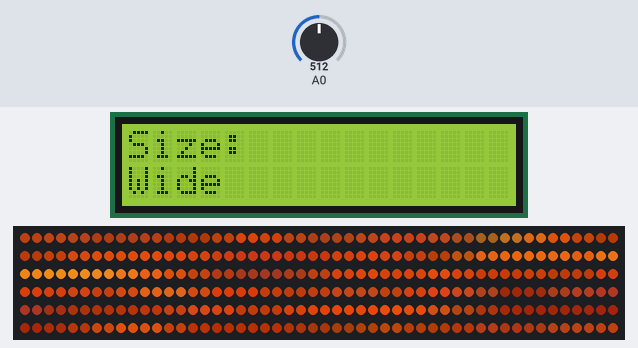
Bench run of a sketch on a simulated Arduino Uno, built with avr-gcc and run on an emulated ATmega328P. Shown: 16×2 character LCD, 300 RGB LEDs in strip order, left to right, continuing on the next row. The test bench sets the inputs (shaded band); at power-on: A0 = 512. Dim RGB values are drawn brighter than linear; EEPROM starts erased.

Above: at 4.2 s.
4.3 s: A0 set to 465
5.8 s: A0 set to 435
At 6.25 s:
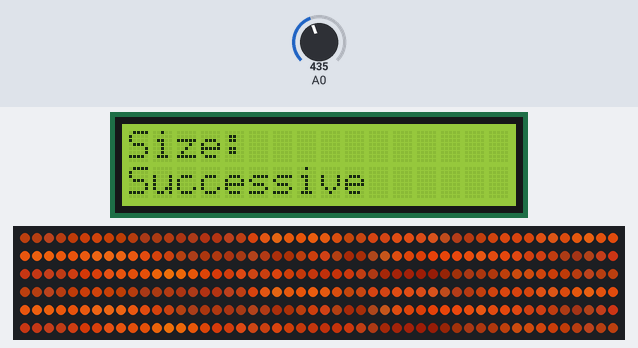
8.5 s: A0 set to 511
At 8.99 s:
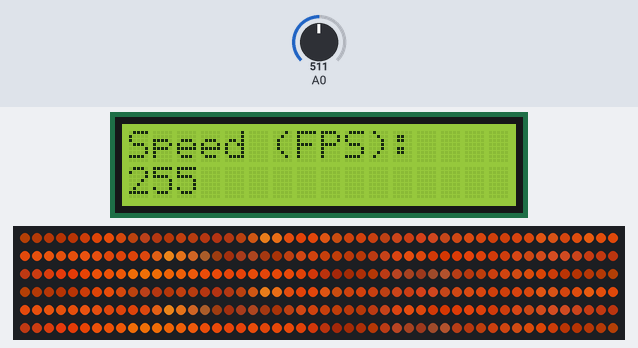
Timing chart, 0 to 11.5 s (numbered marks = the images above; inputs shaded):
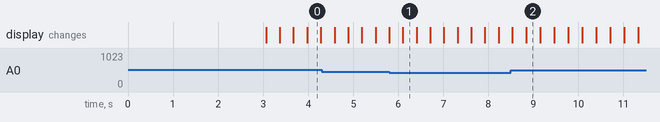

Measured:
- the behaviour switches between 450 and 449 on A0 (found by bisection; images 0 and 1)
- after the input at 5.8 s, the display: first differs from a run without the input after 0.31 s (image 1)
- after the input at 8.5 s, the display: first differs from a run without the input after 0.34 s (image 2)

The sketch:

LEDStripImageAnimation.ino
```cpp
/// @file    LEDStripImageAnimation.ino
/// @brief   Displays colors from image array with Arduino Uno on WS2812B LED strip
///          Change settings with LCD keypad shield
/// @example LEDStripImageAnimation.ino

#include <EEPROM.h>
#include <FastLED.h>
#include <LiquidCrystal.h>
#include <avr/pgmspace.h>
#include "fire.h"

#define LED_TYPE        WS2812B
#define COLOR_ORDER     GRB
#define DATA_PIN        2
#define NUM_LEDS        300
#define NUM_FRAMES      40
#define IMAGE_WIDTH     150
#define MAX_BRIGHTNESS  255
#define MAX_FPS         120
#define AMOUNT          10
#define MODE_BRIGHTNESS 0
#define MODE_SPEED      1
#define MODE_SIZE       2
#define BTN_NONE        0
#define BTN_UP          1
#define BTN_DOWN        2
#define BTN_LEFT        3
#define BTN_RIGHT       4
#define BTN_SELECT      5
#define DEBOUNCE_DELAY  50

unsigned long lastDebounceTime = 0,
              lastTick = 0;
int lastButtonValue = 0,
    lastCommand = 0,
    tick = 0,
    mode = 0,          // 0 ... 2
    brightness = 200,  // 0 ... 255 (MAX_BRIGHTNESS)
    fps = 20,          // 0 ... 120 (MAX_FPS)
    wide = 0,          // 0 ... 1
    frame = 0;         // 0 ... 39 (NUM_FRAMES - 1)

CRGB leds[NUM_LEDS];
LiquidCrystal lcd(8, 9, 4, 5, 6, 7);

void setup() {
  delay(3000); // 3 second delay for recovery

  // FastLED LED strip configuration
  FastLED.addLeds<LED_TYPE,DATA_PIN,COLOR_ORDER>(leds, NUM_LEDS).setCorrection(TypicalLEDStrip);

  // LiquidCrystal LCD configuration
  lcd.begin(16, 2);

  lastTick = millis();

  brightness = EEPROM.read(1);
  fps = EEPROM.read(2);
  wide = EEPROM.read(3);
}

void loop(){
  displayMode();
  processInputs();
  if(tick){
    showColorValues();
  }
  setTick();
}

void showColorValues(){
  if(wide){
    for(int i = 0; i < IMAGE_WIDTH; i++){
        leds[i * 2] = pgm_read_dword(&(fire[(frame * IMAGE_WIDTH) + i]));
        leds[(i * 2) + 1] = leds[i * 2];
    }
  } else {
    for(int i = 0; i < IMAGE_WIDTH; i++){
        leds[i] = pgm_read_dword(&(fire[(frame * IMAGE_WIDTH) + i]));
        leds[i + IMAGE_WIDTH] = leds[i];
    }
  }
  FastLED.setBrightness(brightness);
  FastLED.show();
  if(frame >= NUM_FRAMES - 1){
    frame = 0;
  } else {
    frame++;
  }
}

void displayMode(){
  switch(mode){
    case MODE_BRIGHTNESS: {
      lcd.setCursor(0,0);
      lcd.print("Brightness:     ");
      lcd.setCursor(0,1);
      lcd.print(String(brightness) + "        ");
      break;
    }
    case MODE_SPEED: {
      lcd.setCursor(0,0);
      lcd.print("Speed (FPS):    ");
      lcd.setCursor(0,1);
      lcd.print(String(fps) + "        ");
      break;
    }
    case MODE_SIZE: {
      lcd.setCursor(0,0);
      lcd.print("Size:           ");
      lcd.setCursor(0,1);
      if(wide){
        lcd.print("Wide            ");
      } else {
        lcd.print("Successive      ");
      }
      break;
    }
  }
}

void setTick(){
  unsigned long currentTime = millis();
  tick = 0;
  if(currentTime - lastTick >= (1000 / fps)){
    tick = 1;
    lastTick = currentTime;
  }
}

int getButtonValue(){
  int analogValue = analogRead(0);
  if (analogValue > 1000) return BTN_NONE;
  if (analogValue < 50)   return BTN_RIGHT;
  if (analogValue < 250)  return BTN_UP;
  if (analogValue < 450)  return BTN_DOWN;
  if (analogValue < 600)  return BTN_LEFT;
  if (analogValue < 920)  return BTN_SELECT;
  return BTN_NONE;
}

void processInputs(){
  unsigned long currentTime = millis();
  int buttonValue = getButtonValue(),
      command = 0;

  // Debouncing
  if(buttonValue != lastButtonValue) lastDebounceTime = currentTime;
  if((currentTime - lastDebounceTime) > DEBOUNCE_DELAY) command = buttonValue;

  // Edge detection
  if(command != lastCommand){
    switch(command){
      case BTN_UP: {
        if (mode == MODE_BRIGHTNESS && brightness <= MAX_BRIGHTNESS - AMOUNT) brightness = brightness + AMOUNT;
        if (mode == MODE_SPEED && fps <= MAX_FPS - AMOUNT) fps = fps + AMOUNT;
        if (mode == MODE_SIZE) wide = !wide;
        break;
      }
      case BTN_DOWN: {
        if (mode == MODE_BRIGHTNESS && brightness > 0) brightness = brightness - AMOUNT;
        if (mode == MODE_SPEED && fps > 0) fps = fps - AMOUNT;
        if (mode == MODE_SIZE) wide = !wide;
        break;
      }
      case BTN_RIGHT: {
        if (mode >= 2) mode = 0;
        else mode++;
        break;
      }
      case BTN_LEFT: {
        if (mode <= 0) mode = 2;
        else mode--;
        break;
      }
    }
    updateEEPROM();
    lastCommand = command;
  }
  lastButtonValue = buttonValue;
}

void updateEEPROM(){
  EEPROM.update(1, brightness);
  EEPROM.update(2, fps);
  EEPROM.update(3, wide);
}
```

Source omitted: fire.h (120475 bytes)
